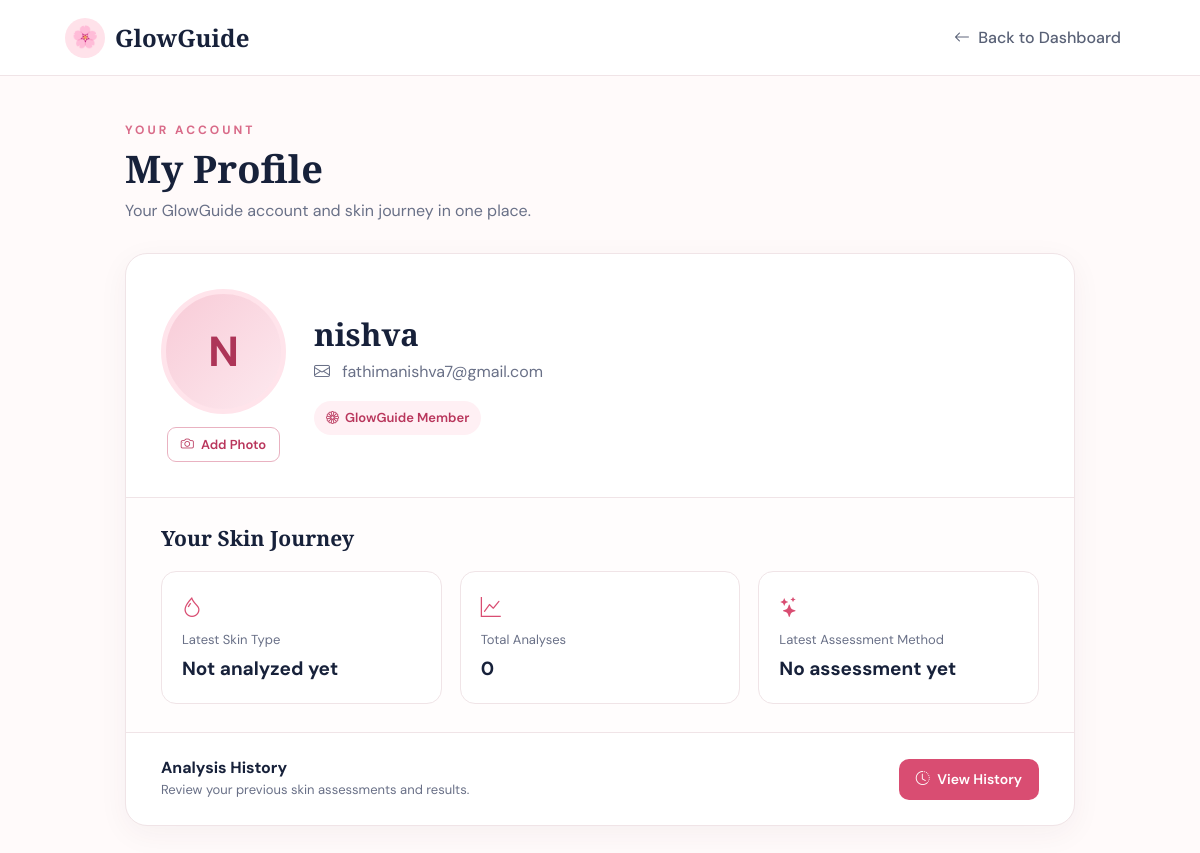
Screenshot of /profile (signed in) with the database file from the repository.
### tables this page shows
CREATE TABLE users (
            id INTEGER PRIMARY KEY AUTOINCREMENT,
            fullname TEXT NOT NULL,
            email TEXT UNIQUE NOT NULL,
            password TEXT NOT NULL
        , role TEXT DEFAULT 'user', profile_image TEXT);

### app.py (the view)
@app.route("/profile")
def profile():
    if "user" not in session:
        return redirect("/login")
    conn = get_db_connection()
    cursor = conn.cursor()
    cursor.execute(
        "SELECT fullname, email, profile_image FROM users WHERE email = ?",
        (session["user_email"],)
    )
    user = cursor.fetchone()
    cursor.execute(
        "SELECT COUNT(*) FROM analysis_history WHERE user_email = ?",
        (session["user_email"],)
    )
    analysis_count = cursor.fetchone()[0]
    cursor.execute("""
        SELECT skin_type, method
        FROM analysis_history
        WHERE user_email = ?
        ORDER BY id DESC
        LIMIT 1
    """, (session["user_email"],))
    latest_analysis = cursor.fetchone()
    conn.close()
    return render_template(
        "profile.html",
        user=user,
        analysis_count=analysis_count,
        latest_analysis=latest_analysis
    )

### app.py (called while the page is built)
def get_db_connection():
    conn = sqlite3.connect("glowguide.db")
    conn.row_factory = sqlite3.Row
    return conn

### templates/profile.html (shortened to what this page needs)
<!DOCTYPE html>
<html lang="en">
<head>
    <link
        href="https://cdn.jsdelivr.net/npm/bootstrap@5.3.3/dist/css/bootstrap.min.css"
        rel="stylesheet">
    <link
        rel="stylesheet"
        href="https://cdn.jsdelivr.net/npm/bootstrap-icons@1.11.3/font/bootstrap-icons.min.css">
</head>
<body>
<nav class="profile-navbar">
    <div class="navbar-inner">
        <a href="{{ url_for('dashboard') }}"
           class="brand">
            <div class="brand-icon">
                🌸
            </div>
            <span class="brand-name">
                GlowGuide
            </span>
        </a>
        <a href="{{ url_for('dashboard') }}"
           class="back-dashboard">
            <i class="bi bi-arrow-left me-1"></i>
            Back to Dashboard
        </a>
    </div>
</nav>
<main class="profile-container">
    <div class="page-label">
        Your Account
    </div>
    <h1 class="page-title">
        My Profile
    </h1>
    <p class="page-description">
        Your GlowGuide account and skin journey in one place.
    </p>
    <section class="profile-card">
        <div class="profile-main">
            <div class="profile-photo-section">
                {% if user["profile_image"] %}
                    <img
                        src="{{ url_for(
                            'static',
                            filename='profile_images/' + user['profile_image']
                        ) }}"
                        class="profile-photo"
                        id="profilePreview"
                        alt="Profile photo">
                {% else %}
                    <div
                        class="profile-fallback"
                        id="profileFallback">
                        {{ user["fullname"][0]|upper }}
                    </div>
                {% endif %}
                <form
                    method="POST"
                    action="{{ url_for('upload_profile_image') }}"
                    enctype="multipart/form-data">
                    <label
                        for="profile_image"
                        class="change-photo-label">
                        <i class="bi bi-camera me-1"></i>
                        {% if user["profile_image"] %}
                            Change Photo
                        {% else %}
                            Add Photo
                        {% endif %}
                    </label>
                    <br>
                </form>
            </div>
            <div class="profile-details">
                <h2>
                    {{ user["fullname"] }}
                </h2>
                <div class="profile-email">
                    <i class="bi bi-envelope me-2"></i>
                    {{ user["email"] }}
                </div>
                <span class="member-badge">
                    <i class="bi bi-flower1"></i>
                    GlowGuide Member
                </span>
            </div>
        </div>
        <div class="stats-section">
            <h3 class="stats-title">
                Your Skin Journey
            </h3>
            <div class="stats-grid">
                <div class="stat-box">
                    <i class="bi bi-droplet stat-icon"></i>
                    <span class="stat-label">
                        Latest Skin Type
                    </span>
                    {% if latest_analysis %}
                        <p class="stat-value">
                            {{ latest_analysis["skin_type"]|capitalize }}
                        </p>
                    {% else %}
                        <p class="stat-value">
                            Not analyzed yet
                        </p>
                    {% endif %}
                </div>
                <div class="stat-box">
                    <i class="bi bi-graph-up stat-icon"></i>
                    <span class="stat-label">
                        Total Analyses
                    </span>
                    <p class="stat-value">
                        {{ analysis_count }}
                    </p>
                </div>
                <div class="stat-box">
                    <i class="bi bi-stars stat-icon"></i>
                    <span class="stat-label">
                        Latest Assessment Method
                    </span>
                    {% if latest_analysis %}
                        <p class="stat-value">
                            {{ latest_analysis["method"] }}
                        </p>
                    {% else %}
                        <p class="stat-value">
                            No assessment yet
                        </p>
                    {% endif %}
                </div>
            </div>
        </div>
        <div class="profile-actions">
            <div class="action-text">
                <h5>
                    Analysis History
                </h5>
                <p>
                    Review your previous skin assessments
                    and results.
                </p>
            </div>
            <a
                href="{{ url_for('history') }}"
                class="history-button">
                <i class="bi bi-clock-history me-1"></i>
                View History
            </a>
        </div>
    </section>
</main>
</body>
</html>

### templates/profile.html (style rules this page uses)
:root { --primary: #d94d72; --primary-dark: #b9365c; --pink-light: #fff0f4; --page-bg: #fffafa; --text-dark: #17213a; --text-muted: #697087; --border: #f0e4e7; }
* { box-sizing: border-box; }
body { margin: 0; background: var(--page-bg); color: var(--text-dark); font-family: "DM Sans", sans-serif; }
a { text-decoration: none; }
.profile-navbar { height: 76px; background: #ffffff; border-bottom: 1px solid var(--border); display: flex; align-items: center; }
.navbar-inner { width: 100%; max-width: 1120px; margin: auto; padding: 0 25px; display: flex; align-items: center; justify-content: space-between; }
.brand { display: flex; align-items: center; gap: 10px; color: var(--text-dark); }
.brand-icon { width: 40px; height: 40px; display: flex; align-items: center; justify-content: center; border-radius: 50%; background: #ffe2ea; font-size: 21px; }
.brand-name { font-family: "Playfair Display", serif; font-size: 24px; font-weight: 600; }
.back-dashboard { color: #596176; font-weight: 500; padding: 9px 14px; border-radius: 10px; transition: 0.2s; }
.profile-container { max-width: 1000px; margin: auto; padding: 45px 25px 70px; }
.page-label { color: #d96b89; font-size: 12px; font-weight: 700; text-transform: uppercase; letter-spacing: 3px; margin-bottom: 7px; }
.page-title { font-family: "Playfair Display", serif; font-size: 38px; font-weight: 600; margin-bottom: 7px; }
.page-description { color: var(--text-muted); margin-bottom: 30px; }
.profile-card { background: #ffffff; border: 1px solid var(--border); border-radius: 22px; overflow: hidden; box-shadow: 0 8px 30px rgba(70, 45, 55, 0.05); }
.profile-main { display: flex; align-items: center; gap: 28px; padding: 35px; }
.profile-photo-section { text-align: center; flex-shrink: 0; }
.profile-fallback { width: 125px; height: 125px; border-radius: 50%; display: flex; align-items: center; justify-content: center; background: linear-gradient( 135deg, #f8cbd7, #fde9ef ); border: 5px solid #ffe4eb; color: #ad3558; font-size: 42px; font-weight: 700; }
.change-photo-label { display: inline-block; margin-top: 13px; padding: 7px 13px; border: 1px solid #e9b2c1; border-radius: 9px; color: var(--primary-dark); background: white; font-size: 13px; font-weight: 600; cursor: pointer; transition: 0.2s; }
.profile-details { flex: 1; }
.profile-details h2 { font-family: "Playfair Display", serif; font-size: 31px; font-weight: 600; margin-bottom: 7px; }
.profile-email { color: var(--text-muted); margin-bottom: 17px; }
.member-badge { display: inline-flex; align-items: center; gap: 6px; padding: 7px 12px; border-radius: 20px; background: #fff0f4; color: #b9365c; font-size: 13px; font-weight: 600; }
.stats-section { border-top: 1px solid var(--border); padding: 28px 35px; background: #fffdfd; }
.stats-title { font-family: "Playfair Display", serif; font-size: 21px; font-weight: 600; margin-bottom: 20px; }
.stats-grid { display: grid; grid-template-columns: repeat(3, 1fr); gap: 18px; }
.stat-box { border: 1px solid var(--border); border-radius: 15px; background: #ffffff; padding: 20px; min-height: 115px; display: flex; flex-direction: column; justify-content: center; }
.stat-icon { color: var(--primary); font-size: 20px; margin-bottom: 8px; }
.stat-label { color: var(--text-muted); font-size: 13px; margin-bottom: 5px; }
.stat-value { font-size: 19px; font-weight: 700; margin: 0; }
.profile-actions { border-top: 1px solid var(--border); padding: 25px 35px; display: flex; align-items: center; justify-content: space-between; }
.action-text h5 { font-size: 16px; font-weight: 700; margin-bottom: 3px; }
.action-text p { margin: 0; color: var(--text-muted); font-size: 13px; }
.history-button { padding: 10px 17px; border-radius: 10px; background: var(--primary); color: white; font-size: 14px; font-weight: 600; transition: 0.2s; }

### rows the page displays
users: fullname "N", fullname "nishva", email "fathimanishva7@gmail.com"

### other values shown
{{ analysis_count }} "0"
